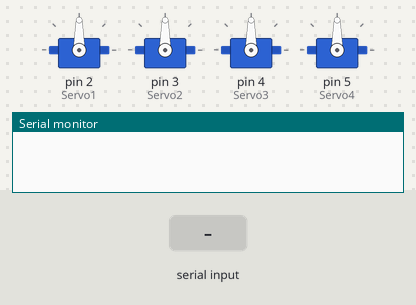
A sketch run on a simulated Arduino Uno, built with avr-gcc and run on an emulated ATmega328P. Shown: 4 × servo, the last lines printed to the serial monitor. Inputs (shaded band) come from the test bench.

Above: at 1.2 s.
1.3 s: "90,45,200,10\n" received over Serial
At 2.0 s:
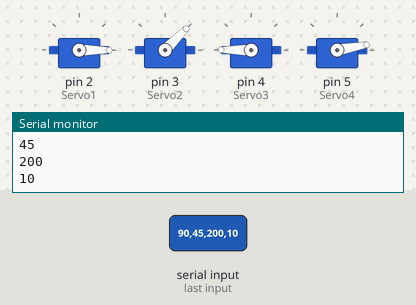
2.8 s: "30,150,10,200\n" received over Serial
At 3.2 s:
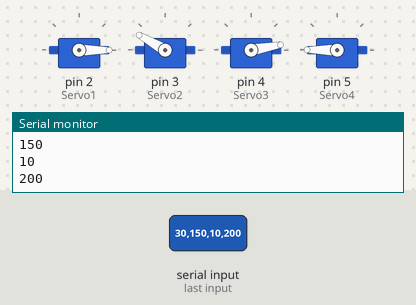
Timing chart, 0 to 5.8 s (numbered marks = the images above; inputs shaded):
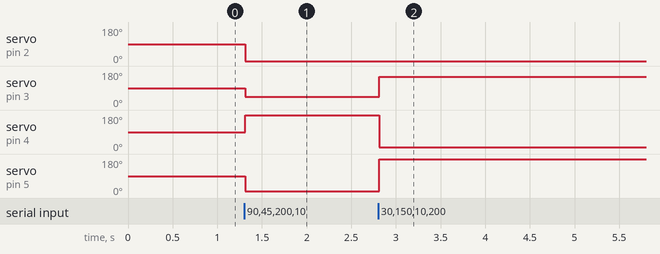

The sketch:

FinalArduino2.ino
```cpp
#include <Servo.h>

int Grado1,Grado2,Grado3,Grado4,Sensor1,Sensor2,Sensor3,Sensor4;
Servo Servo1,Servo2,Servo3,Servo4; //Define los Servos

void setup() {
  Servo1.attach(2); //Conecta Servo 1 al puerto 2
  Servo2.attach(3); //Conecta Servo 2 al puerto 3
  Servo3.attach(4); //Conecta Servo 3 al puerto 4
  Servo4.attach(5); //Conecta Servo 4 al puerto 5

  Serial.begin(9600);
  while (!Serial) {
    ;
  }
}

void loop() {
  // put your main code here, to run repeatedly:

  while (Serial.available()>0){
     if(Serial.read()=='R'){

        Sensor1=analogRead(A0);
        Sensor2=analogRead(A1);
        Sensor3=analogRead(A2);
        Sensor4=analogRead(A3);

        Serial.println(Sensor1);
        Serial.println(Sensor2);
        Serial.println(Sensor3);
        Serial.println(Sensor4);

      }else{

        Grado1 = Serial.parseInt();
        Grado2 = Serial.parseInt();
        Grado3 = Serial.parseInt();
        Grado4 = Serial.parseInt();

       if (Serial.read()=='\n'){

          Servo1.write(Grado1);
          Servo2.write(Grado2);
          Servo3.write(Grado3);
          Servo4.write(Grado4);

          Serial.println(Grado1);
          Serial.println(Grado2);
          Serial.println(Grado3);
          Serial.println(Grado4);

       }
      }
  }
}
```

Measured:
- after the input at 1.3 s, servo on pin 2 (Servo1): 90° → 0° at once; servo on pin 3 (Servo2): 90° → 45° at once; servo on pin 4 (Servo3): 90° → 180° at once; servo on pin 5 (Servo4): 90° → 10° at once
- after the input at 2.8 s, servo on pin 3 (Servo2): 45° → 150° at once; servo on pin 4 (Servo3): 180° → 10° at once; servo on pin 5 (Servo4): 10° → 180° at once
